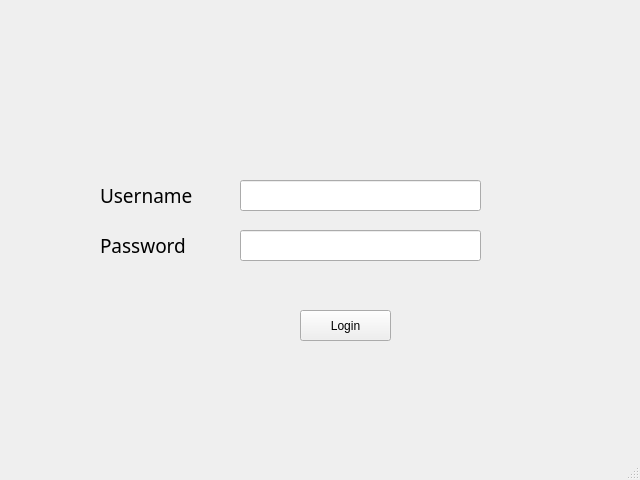
<?xml version="1.0" encoding="UTF-8"?>
<ui version="4.0">
 <class>mainWindow</class>
 <widget class="QMainWindow" name="mainWindow">
  <property name="geometry">
   <rect>
    <x>0</x>
    <y>0</y>
    <width>640</width>
    <height>480</height>
   </rect>
  </property>
  <property name="windowTitle">
   <string>MainWindow</string>
  </property>
  <widget class="QWidget" name="centralwidget">
   <widget class="QPushButton" name="LoginButton">
    <property name="geometry">
     <rect>
      <x>300</x>
      <y>310</y>
      <width>91</width>
      <height>31</height>
     </rect>
    </property>
    <property name="text">
     <string>Login</string>
    </property>
   </widget>
   <widget class="QLabel" name="label">
    <property name="geometry">
     <rect>
      <x>100</x>
      <y>180</y>
      <width>141</width>
      <height>31</height>
     </rect>
    </property>
    <property name="font">
     <font>
      <family>Franklin Gothic Book</family>
      <pointsize>14</pointsize>
     </font>
    </property>
    <property name="text">
     <string>Username</string>
    </property>
   </widget>
   <widget class="QLabel" name="label_2">
    <property name="geometry">
     <rect>
      <x>100</x>
      <y>230</y>
      <width>141</width>
      <height>31</height>
     </rect>
    </property>
    <property name="font">
     <font>
      <family>Franklin Gothic Book</family>
      <pointsize>14</pointsize>
     </font>
    </property>
    <property name="text">
     <string>Password</string>
    </property>
   </widget>
   <widget class="QLineEdit" name="UsernameLineEdit">
    <property name="geometry">
     <rect>
      <x>240</x>
      <y>180</y>
      <width>241</width>
      <height>31</height>
     </rect>
    </property>
    <property name="font">
     <font>
      <family>MS PGothic</family>
      <pointsize>12</pointsize>
     </font>
    </property>
    <property name="inputMask">
     <string extracomment="Enter username..."/>
    </property>
   </widget>
   <widget class="QLineEdit" name="PasswordLineEdit">
    <property name="geometry">
     <rect>
      <x>240</x>
      <y>230</y>
      <width>241</width>
      <height>31</height>
     </rect>
    </property>
    <property name="font">
     <font>
      <family>MS PGothic</family>
      <pointsize>12</pointsize>
     </font>
    </property>
    <property name="inputMask">
     <string notr="true" extracomment="Enter password..."/>
    </property>
    <property name="text">
     <string notr="true"/>
    </property>
   </widget>
   <zorder>LoginButton</zorder>
   <zorder>UsernameLineEdit</zorder>
   <zorder>label</zorder>
   <zorder>label_2</zorder>
   <zorder>PasswordLineEdit</zorder>
  </widget>
  <widget class="QMenuBar" name="menubar">
   <property name="geometry">
    <rect>
     <x>0</x>
     <y>0</y>
     <width>640</width>
     <height>21</height>
    </rect>
   </property>
  </widget>
  <widget class="QStatusBar" name="statusbar"/>
 </widget>
 <resources/>
 <connections/>
</ui>
